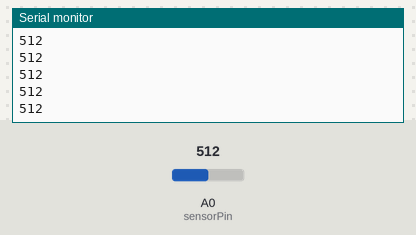
The sketch below on a simulated Arduino Uno, built with avr-gcc and run on an emulated ATmega328P. Shown: the last lines printed to the serial monitor. The inputs (shaded band) are chosen by the test bench; at power-on: A0 (sensorPin) = 512.

Above: at 1.2 s.
1.3 s: A0 (sensorPin) set to 716
At 1.31 s:
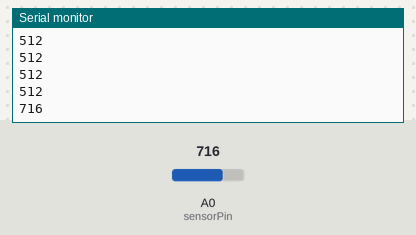
2.8 s: A0 (sensorPin) set to 900
At 2.81 s:
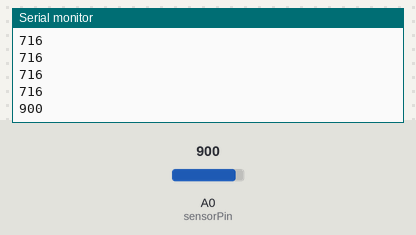
Timing chart, 0 to 5.8 s (numbered marks = the images above; inputs shaded):
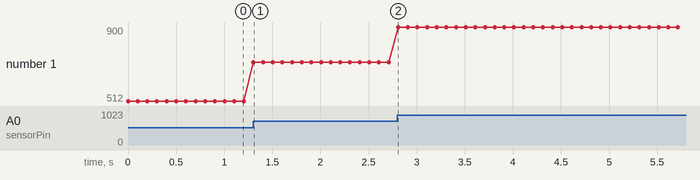

Measured:
- after the input at 1.3 s, the serial monitor: prints a new line at once (image 1)
- after the input at 2.8 s, the serial monitor: prints a new line at once (image 2)
- plotted number 1: 512 → 716 after the input at 1.3 s, 716 → 900 after the input at 2.8 s

The sketch:

analog.ino
```cpp
// use Arduino IDE to modify, compile and upload this file to the Arduino board

int sensorPin = A0;   // select the input pin for the potentiometer or the photoresistor
int sensorValue = 0;  // variable to store the value coming from the sensor

void setup() {
  // put your setup code here, to run once:
  Serial.begin(9600); // opens serial port, sets data rate to 9600 bps
  Serial.println();   // reset serial print
}

void loop() {
  // put your main code here, to run repeatedly:
  int sensorValue = analogRead(sensorPin);  // read the value from the sensor

  if (0 < sensorValue < 1023) {         // if value has proper format send it via serial communication
    // Serial.print("Analog to digital value: ");
    Serial.println(sensorValue);
  } else {                              // otherwise send 'invalid'
    Serial.println('invalid');
  }

  delay(100);       // take 10 measurements per second
}
```
